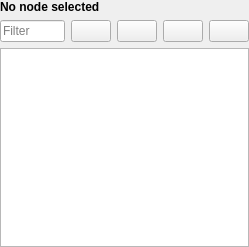
<?xml version="1.0" encoding="UTF-8"?>
<ui version="4.0">
 <class>qDMMLSegmentsTableView</class>
 <widget class="QWidget" name="qDMMLSegmentsTableView">
  <property name="geometry">
   <rect>
    <x>0</x>
    <y>0</y>
    <width>249</width>
    <height>247</height>
   </rect>
  </property>
  <property name="sizePolicy">
   <sizepolicy hsizetype="Preferred" vsizetype="MinimumExpanding">
    <horstretch>0</horstretch>
    <verstretch>0</verstretch>
   </sizepolicy>
  </property>
  <property name="windowTitle">
   <string>qDMMLSegmentsTableView</string>
  </property>
  <layout class="QGridLayout" name="gridLayout">
   <property name="leftMargin">
    <number>0</number>
   </property>
   <property name="topMargin">
    <number>0</number>
   </property>
   <property name="rightMargin">
    <number>0</number>
   </property>
   <property name="bottomMargin">
    <number>0</number>
   </property>
   <item row="0" column="0">
    <widget class="QLabel" name="SegmentsTableMessageLabel">
     <property name="sizePolicy">
      <sizepolicy hsizetype="Preferred" vsizetype="Fixed">
       <horstretch>0</horstretch>
       <verstretch>0</verstretch>
      </sizepolicy>
     </property>
     <property name="font">
      <font>
       <weight>75</weight>
       <bold>true</bold>
      </font>
     </property>
     <property name="text">
      <string>No node selected</string>
     </property>
    </widget>
   </item>
   <item row="3" column="0">
    <widget class="QTableView" name="SegmentsTable">
     <property name="enabled">
      <bool>true</bool>
     </property>
     <property name="minimumSize">
      <size>
       <width>0</width>
       <height>75</height>
      </size>
     </property>
     <property name="alternatingRowColors">
      <bool>true</bool>
     </property>
     <property name="iconSize">
      <size>
       <width>16</width>
       <height>16</height>
      </size>
     </property>
     <property name="sortingEnabled">
      <bool>false</bool>
     </property>
     <property name="columnCount" stdset="0">
      <number>6</number>
     </property>
     <attribute name="horizontalHeaderDefaultSectionSize">
      <number>48</number>
     </attribute>
     <attribute name="horizontalHeaderStretchLastSection">
      <bool>true</bool>
     </attribute>
     <attribute name="verticalHeaderVisible">
      <bool>false</bool>
     </attribute>
    </widget>
   </item>
   <item row="1" column="0">
    <widget class="QWidget" name="FilterBar" native="true">
     <property name="sizePolicy">
      <sizepolicy hsizetype="Preferred" vsizetype="Fixed">
       <horstretch>0</horstretch>
       <verstretch>0</verstretch>
      </sizepolicy>
     </property>
     <layout class="QHBoxLayout" name="horizontalLayout">
      <property name="leftMargin">
       <number>0</number>
      </property>
      <property name="topMargin">
       <number>0</number>
      </property>
      <property name="rightMargin">
       <number>0</number>
      </property>
      <property name="bottomMargin">
       <number>0</number>
      </property>
      <item>
       <widget class="ctkSearchBox" name="FilterLineEdit">
        <property name="placeholderText">
         <string>Filter</string>
        </property>
        <property name="showSearchIcon">
         <bool>true</bool>
        </property>
       </widget>
      </item>
      <item>
       <widget class="QPushButton" name="ShowNotStartedButton">
        <property name="toolTip">
         <string>Show/Hide not started segments</string>
        </property>
        <property name="text">
         <string/>
        </property>
        <property name="icon">
         <iconset resource="../qCjyxSegmentationsModuleWidgets.qrc">
          <normaloff>:/Icons/NotStarted.png</normaloff>:/Icons/NotStarted.png</iconset>
        </property>
        <property name="iconSize">
         <size>
          <width>16</width>
          <height>16</height>
         </size>
        </property>
        <property name="checkable">
         <bool>true</bool>
        </property>
       </widget>
      </item>
      <item>
       <widget class="QPushButton" name="ShowInProgressButton">
        <property name="toolTip">
         <string>Show/Hide in progress segments</string>
        </property>
        <property name="text">
         <string/>
        </property>
        <property name="icon">
         <iconset resource="../qCjyxSegmentationsModuleWidgets.qrc">
          <normaloff>:/Icons/InProgress.png</normaloff>:/Icons/InProgress.png</iconset>
        </property>
        <property name="iconSize">
         <size>
          <width>16</width>
          <height>16</height>
         </size>
        </property>
        <property name="checkable">
         <bool>true</bool>
        </property>
       </widget>
      </item>
      <item>
       <widget class="QPushButton" name="ShowCompletedButton">
        <property name="toolTip">
         <string>Show/Hide completed segments</string>
        </property>
        <property name="text">
         <string/>
        </property>
        <property name="icon">
         <iconset resource="../qCjyxSegmentationsModuleWidgets.qrc">
          <normaloff>:/Icons/Completed.png</normaloff>:/Icons/Completed.png</iconset>
        </property>
        <property name="iconSize">
         <size>
          <width>16</width>
          <height>16</height>
         </size>
        </property>
        <property name="checkable">
         <bool>true</bool>
        </property>
       </widget>
      </item>
      <item>
       <widget class="QPushButton" name="ShowFlaggedButton">
        <property name="toolTip">
         <string>Show/Hide flagged segments</string>
        </property>
        <property name="text">
         <string/>
        </property>
        <property name="icon">
         <iconset resource="../qCjyxSegmentationsModuleWidgets.qrc">
          <normaloff>:/Icons/Flagged.png</normaloff>:/Icons/Flagged.png</iconset>
        </property>
        <property name="iconSize">
         <size>
          <width>16</width>
          <height>16</height>
         </size>
        </property>
        <property name="checkable">
         <bool>true</bool>
        </property>
       </widget>
      </item>
     </layout>
    </widget>
   </item>
  </layout>
 </widget>
 <customwidgets>
  <customwidget>
   <class>ctkSearchBox</class>
   <extends>QLineEdit</extends>
   <header>ctkSearchBox.h</header>
  </customwidget>
 </customwidgets>
 <resources>
  <include location="../qCjyxSegmentationsModuleWidgets.qrc"/>
 </resources>
 <connections/>
</ui>
